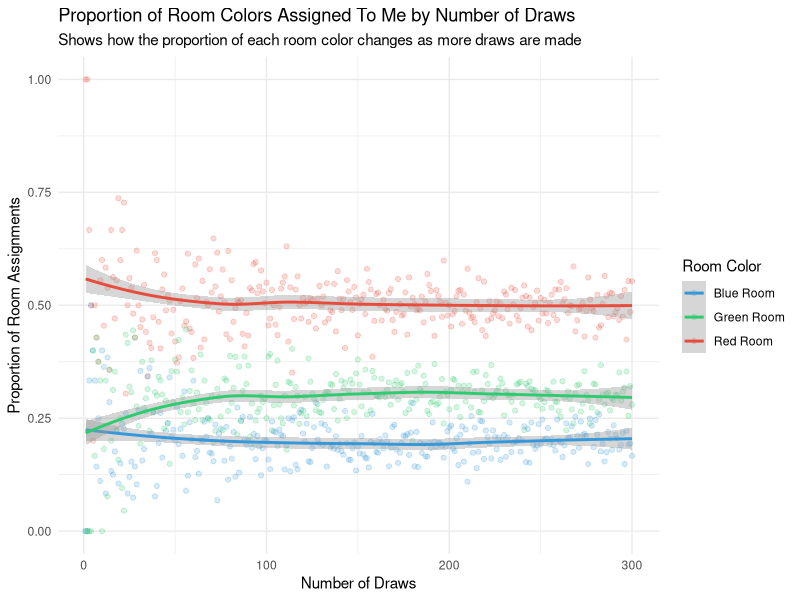

Source code (R):
## ---- chunk 1
library(tidyverse)
## ---- chunk 2
room_pref <- function(red_p, blue_p, green_p) {
  dorms <- c("red", "blue", "green")
  prob <- c(red_p, blue_p, green_p)
  sample(dorms, size = 3, replace = FALSE, prob = prob)
}
## ---- chunk 3
space_identifier <- function(color_pref, room_occ, r_rooms, b_rooms, g_rooms) {
  occ <- c(r_rooms, b_rooms, g_rooms)
  
  colors <- c("red", "blue", "green")
  color_num <- match(color_pref, colors)
  
  if (occ[color_num] < room_occ[color_num]) {
    return(colors[color_num])
  }
  return("no")
}
## ---- chunk 4
room_assignment <- function(pref_order, room_occ, r_rooms, b_rooms, g_rooms) {
  for (pref in pref_order) {
    room <- space_identifier(pref, room_occ, r_rooms, b_rooms, g_rooms)
    if (room != "no") return(room)
  }
}
## ---- chunk 5
my_room <- function(lottery_num, pref_probs, room_occ) {
  
  r_rooms <- 0
  b_rooms <- 0
  g_rooms <- 0
  
  my_room_color <- ""
  map(1:lottery_num, function(num) {
  
    # If the place in the line we are on is my lottery number than assign me to a room
    if (num == lottery_num) {
      my_room_color <<- room_assignment(c("red", "blue", "green"), room_occ, r_rooms, b_rooms, g_rooms)
    }
    
    # If it is not my turn than assign a room to somone else
    
    # Getting Individual Room Prefs
    pref_order <- room_pref(pref_probs[[1]], pref_probs[[2]], pref_probs[[3]])
    
    room <- room_assignment(pref_order, room_occ, r_rooms, b_rooms, g_rooms)
    
    if (room == "red") {
      r_rooms <<- r_rooms + 1
    }
    if (room == "blue") {
      b_rooms <<- b_rooms + 1
    }
    if (room == "green") {
      g_rooms <<- g_rooms + 1
    }
  })
  return(my_room_color)
}
## ---- chunk 6
# Define the function to calculate proportion
calculate_proportion <- function(input_list, value) {
  # Calculate the proportion of 'value' in 'input_list'
  prop <- sum(input_list == value) / length(input_list)
  return(prop)
}
## ---- chunk 7
room_draws <- function(draws, pref_probs, room_occ) {

  room_given <- map(1:draws, function(draw) {
      lottery_num = sample(1:sum(room_occ), 1, replace = FALSE)
      my_room(lottery_num, pref_probs, room_occ) 
    }
  ) |> 
    unlist()
  tibble(
    draws = c(draws),
    red = c(calculate_proportion(room_given, "red")),
    blue = c(calculate_proportion(room_given, "blue")),
    green = c(calculate_proportion(room_given, "green"))
  )
}
## ---- chunk 8
set.seed(47)

pref_probs <- c(0.6, 0.3, 0.1)
room_occ <- c(30, 30, 40)
draws <- 300

single_data <- map(1:draws, room_draws, pref_probs, room_occ) |> 
  bind_rows() |> 
  pivot_longer(
    cols = red:green,
    names_to = "room",
    values_to = "proportion")

single_data |> 
  filter(draws > 100) |> 
  group_by(room) |> 
  summarize(avg_prop = mean(proportion))
## ---- chunk 9
pallete <- c("Red Room" = "#e74c3c", "Blue Room" = "#3498db", "Green Room" = "#2ecc71")

single_data |> 
  ggplot(aes(x = draws, y = proportion, color = case_when(
      room == "red" ~ "Red Room",
      room == "blue" ~ "Blue Room",
      room == "green" ~ "Green Room"
  ))) +
  geom_point(alpha = 0.2) +
  geom_smooth() +
  labs(color = "Room Color",
       x = "Number of Draws",
       y = "Proportion of Room Assignments",
       title = "Proportion of Room Colors Assigned To Me by Number of Draws",
       subtitle = "Shows how the proportion of each room color changes as more draws are made") +
  scale_color_manual(values = pallete) +
  theme_minimal()

